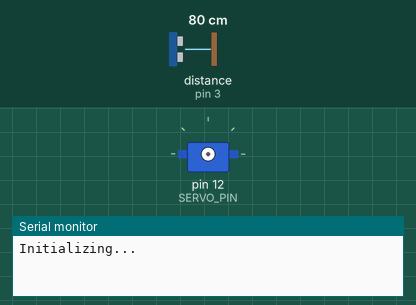
Recording of a sketch running on a simulated Arduino Uno, built with avr-gcc and run on an emulated ATmega328P. Shown: servo, the last lines printed to the serial monitor. Wiring (inferred from the names in the program): ultrasonic range finder: trigger pin 2; echo pin 3. Inputs (shaded band) come from the test bench; at power-on: distance to the obstacle (sensor on pin 3) 80 cm. The echo pulse lasts 58.3 µs per cm.

Above: at 0.1 s.
At 3.15 s:
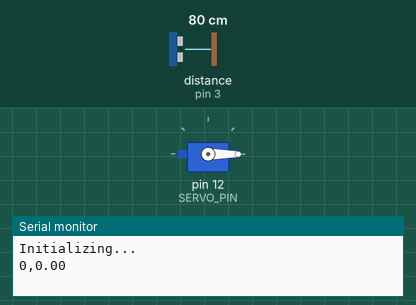
At 19.58 s:
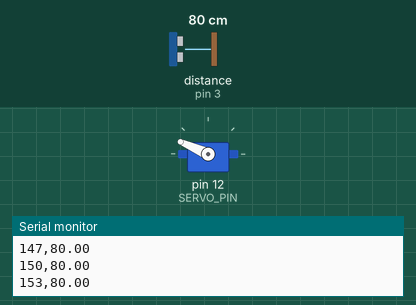
At 39.79 s:
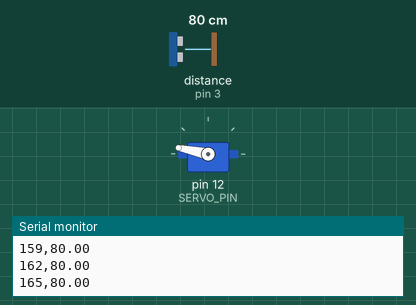
Timing chart, 0 to 40.0 s (numbered marks = the images above):
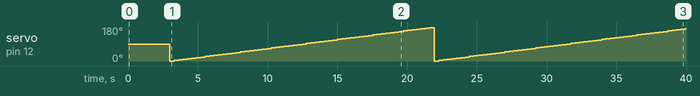

The sketch:

A2_ultrasonic_code1b_scaffold.ino
```cpp
// (licence header left out)
 /*
  *
  * Modified by Kienan O'Brien
  * Ista 303
  * Project 2
  */

#include <Servo.h>

// Servo
Servo myservo;  // create servo object to control a servo
int pos = 0;    // variable to store the servo position
int delta = 3;  // Angle to move at each iteration

float range = 0.0;
// Pins
const int TRIG_PIN = 2;
const int ECHO_PIN = 3;
const int SERVO_PIN = 12;

// Anything over 400 cm (23200 us pulse) is "out of range"
const unsigned int MAX_DIST = 23200;


// Measure distance from the ultrasonic sensor, return value in millimeters.
// (This code is from the open source HC-SR04 Arduino driver
// modified from a forum post for the BangGood version of this sensor).
float measureDistanceCM() {
  unsigned long t1;
  unsigned long t2;
  unsigned long pulse_width;
  float cm;
  float inches;

  // Hold the trigger pin high for at least 10 us
  digitalWrite(TRIG_PIN, HIGH);
  delayMicroseconds(10);
  digitalWrite(TRIG_PIN, LOW);

  // Wait for pulse on echo pin

  unsigned long wait1 = micros();
  while ( digitalRead(ECHO_PIN) == 0  ) {
    if ( micros() - wait1 > MAX_DIST ) {
        //Serial.println("wait1 Out of range");
        return -1;
    }
  }
  // Measure how long the echo pin was held high (pulse width)
  // Note: the micros() counter will overflow after ~70 min
  t1 = micros();
    while ( digitalRead(ECHO_PIN) == 1  ) {
    if ( micros() - t1 > MAX_DIST ) {
        Serial.println("wait2 Out of range");
        break;//this loop is broken out of and an extreme condition is taken care of by returning 400.0
        //had an issue with this loop pausing operation
    }
  }

  t2 = micros();
  pulse_width = t2 - t1;
  // Calculate distance in centimeters and inches. The constants
  // are found in the datasheet, and calculated from the assumed speed
  // of sound in air at sea level (~340 m/s).
  // ISTA 303 TODO: Include appropraite values for calculating the distance
  // here, found in the datasheet.

  cm = pulse_width/58;//time to cm
  inches = pulse_width/148;//converrt to inches

  // Wait at least 60ms before next measurement
  delay(60);

  // Print out results
  if ( pulse_width > MAX_DIST ) {
    //Serial.println("Out of range");
    return 400.0;
  } else {
    //Serial.print(cm);
    //Serial.print(" cm \t");
    //Serial.print(inches);
    //Serial.println(" in");
    return cm;
  }

}


void setup() {
  // Setup ultrasonic sensor pin modes
  pinMode(TRIG_PIN, OUTPUT);
  digitalWrite(TRIG_PIN, LOW);

  // Enable serial port output
  Serial.begin(9600);

  // Let the user know that the code is starting up...
  Serial.println("Initializing...");
  delay(2000);

  // Step 3: Output angle and range to serial port
  Serial.print(pos);
  Serial.print(",");
  Serial.println(range);

  // Initialize servo
  myservo.attach(SERVO_PIN);  // attaches the servo on SERVO_PIN to the servo object
  delay(1000);
}


void loop() {
  if(pos >= 180){//reset position on > 180
    pos = 0;
  }
  // Step 1: Move to specific angle
  myservo.write(pos);
  // Step 1A: Brief delay to allow servo to move to position and settle
  delay(250);

  // Step 2: Measure range
  float range = -1;
  while(range == -1){
   range = measureDistanceCM();
  }
  //output serial information to be read in processing
  Serial.print(pos);
  Serial.print(",");
  Serial.println(range);

  // Step 4: Calculate new angle to move to
  pos += delta;//jump delta degrees

}
```

Measured:
- by itself, servo on pin 12 (SERVO_PIN): 90° → 0° at 3.0 s, → 3° 0.32 s later, → 6° 0.32 s later, → 9° 0.32 s later, … (118 changes in this stretch)
